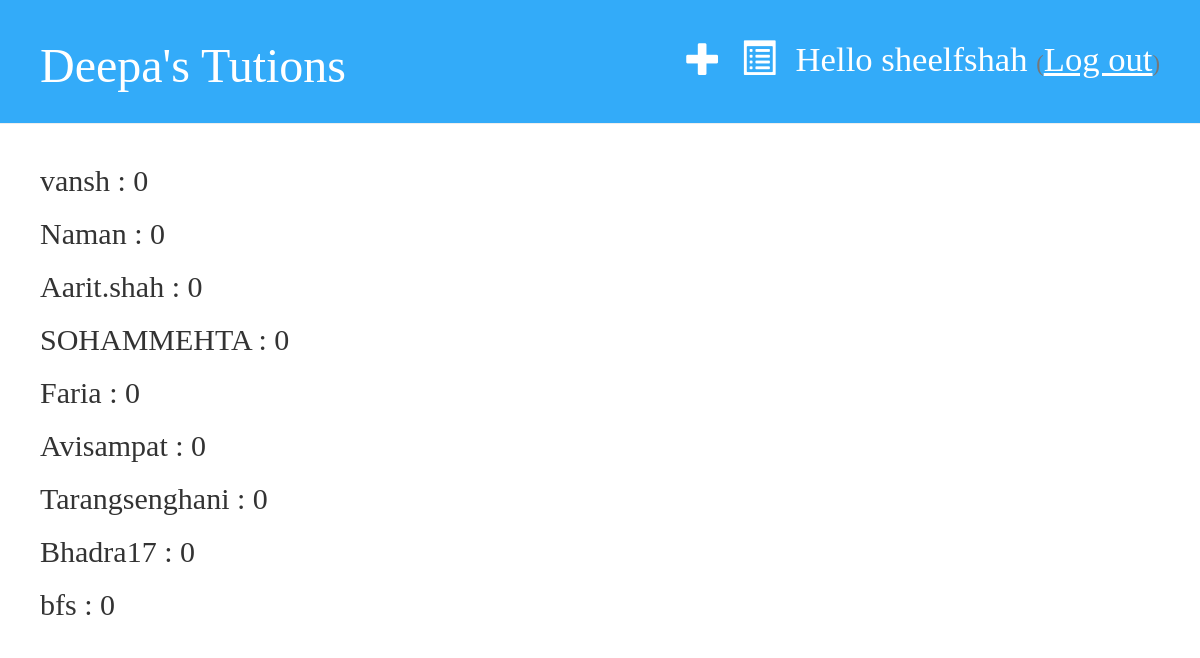
Page /leaderboard (signed in) on the committed database.
### quizapp/models.py (models this page shows, shortened)
class Profile(models.Model):
    user = models.OneToOneField(
        User, on_delete=models.CASCADE, related_name="profile")
    email = models.EmailField(max_length=254)
    score = models.IntegerField(default=0)

### quizapp/views.py (the view)
# urls.py: path('leaderboard', views.leaderboard, name="leaderboard"),
@login_required
def leaderboard(request):
    profiles = Profile.objects.all().order_by("-score")
    return render(request, "quizapp/leaderboard.html", {"profiles": profiles})

### quizapp/templates/quizapp/leaderboard.html
{% extends 'quizapp/base.html' %}
{% block content %}
	{% if user.is_authenticated%}
        {% for prof in profiles %}
        {% if not prof.user.is_staff %}
        	<h2>
                {{prof.user.username}} : {{prof.score}}
            </h2>
        {% endif %}
        {% endfor %}
    {%else%}
        <h2>Please <a href="{% url 'login' %}">login</a> to access content</h2>
    {%endif%}
{% endblock %}

### quizapp/templates/quizapp/base.html (shortened to what this page needs)
{%load static%}
<!DOCTYPE html>
<html>
<head>
	<link rel="stylesheet" href="//maxcdn.bootstrapcdn.com/bootstrap/3.2.0/css/bootstrap.min.css">
    <link rel="stylesheet" href="//maxcdn.bootstrapcdn.com/bootstrap/3.2.0/css/bootstrap-theme.min.css">
    <link rel="stylesheet" href="{% static 'css/main_style.css' %}">
</head>
<body>
	<div class="page-header">
		{% if user.is_authenticated%}
            <p class="top-menu">
                <h2 style="float: right">Hello {{ user.username }}
                    <small>(<a href="{% url 'logout' %}">Log out</a>)</small>
                </h2>
            </p>
            <h2>
                <a href="{% url 'leaderboard' %}" class="top-menu">
                    <span class="glyphicon glyphicon-list-alt"></span>
                </a>
            </h2>
            {% if user.is_staff %}
                <h2>
                    <a href="{% url 'quiz_new' %}" class="top-menu">
                        <span class="glyphicon glyphicon-plus"></span>
                    </a>
                </h2>
            {% endif %}
        {%else%}
            <a href="{% url 'login' %}" class="top-menu"><span class="glyphicon glyphicon-lock"></span></a>
        {%endif%}
		<h1><a href="/">Deepa's Tutions</a></h1>
	</div>
	<div class="content">
        <div class="row">
            <div class="col-md-8">
                {% block content %}
                {% endblock %}
            </div>
        </div>
    </div>
</body>
</html>

### quizapp/static/css/main_style.css (style rules this page uses)
.page-header { background-color: #33ABF9; margin-top: 0; padding: 20px 20px 20px 40px; }
.content { margin-left: 40px; }
h1, h2, h3, h4 { font-family: 'Comic Sans MS'; }
.page-header h1, .page-header h1 a, .page-header h1 a:visited, .page-header h1 a:active { color: #ffffff; font-size: 36pt; text-decoration: none; }
.page-header h2, .page-header h2 a, .page-header h2 a:visited, .page-header h2 a:active { color: #ffffff; font-size: 26pt; text-decoration: none; }
.page-header h2 a, .page-header h2 a:visited, .page-header h2 a:active { text-decoration: underline; }
.top-menu, .top-menu:hover, .top-menu:visited { color: #ffffff; float: right; font-size: 26pt; margin-right: 20px; }

### rows in the picture
Profile: user.username "vansh", score "0"
Profile: user.username "Naman", score "0"
Profile: user.username "Aarit.shah", score "0"
Profile: user.username "SOHAMMEHTA", score "0"
Profile: user.username "Faria", score "0"
Profile: user.username "Avisampat", score "0"
Profile: user.username "Tarangsenghani", score "0"
Profile: user.username "Bhadra17", score "0"
Profile: user.username "bfs", score "0"

### other values in the picture
{{ user.username }} "sheelfshah"
